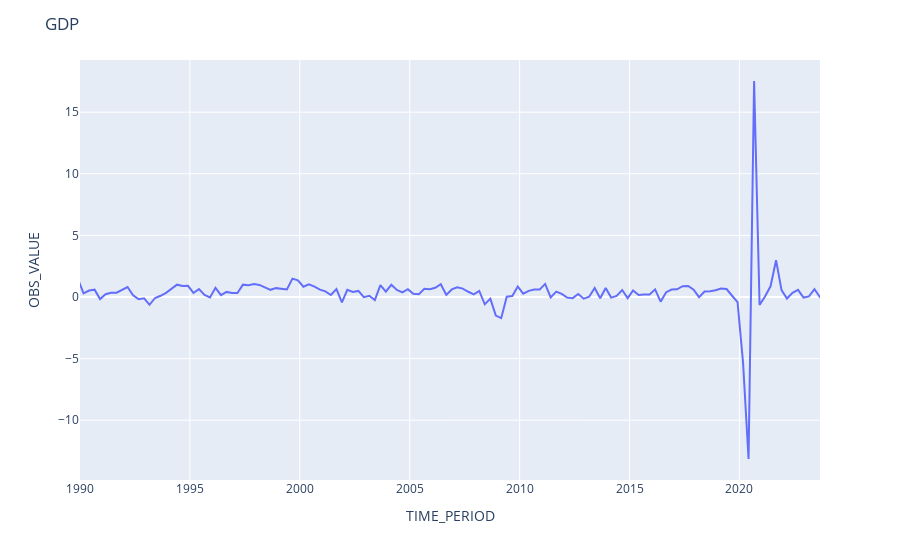

Source (notebook cell):
### Code cell
fig = px.line(fr_gdp, x='TIME_PERIOD', y="OBS_VALUE")
fig.update_layout(xaxis_range=['1990-01-01','2023-09-01'],
                  title_text= "GDP")
fig.show()

### Figure 1 — Plotly figure (JSON) as saved in the notebook; plotly's stock layout.template omitted (floating-point values rounded to 4 significant figures; data arrays with more than 128 entries replaced by an {"elided": "..."} marker saying what was removed)
{"data": [{"hovertemplate": "TIME_PERIOD=%{x}<br>OBS_VALUE=%{y}<extra></extra>", "legendgroup": "", "line": {"color": "#636efa", "dash": "solid"}, "marker": {"symbol": "circle"}, "mode": "lines", "name": "", "orientation": "v", "showlegend": false, "type": "scatter", "x": {"elided": "255 str values"}, "xaxis": "x", "y": {"elided": "255 float values"}, "yaxis": "y"}], "layout": {"legend": {"tracegroupgap": 0}, "margin": {"t": 60}, "title": {"text": "GDP"}, "xaxis": {"anchor": "y", "domain": [0, 1], "range": ["1990-01-01", "2023-09-01"], "title": {"text": "TIME_PERIOD"}}, "yaxis": {"anchor": "x", "domain": [0, 1], "title": {"text": "OBS_VALUE"}}}}
